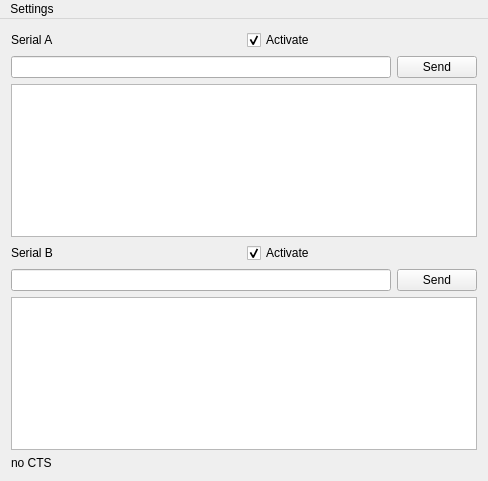
<?xml version="1.0" encoding="UTF-8"?>
<ui version="4.0">
 <class>SerialTestWindow</class>
 <widget class="QMainWindow" name="SerialTestWindow">
  <property name="geometry">
   <rect>
    <x>0</x>
    <y>0</y>
    <width>488</width>
    <height>481</height>
   </rect>
  </property>
  <property name="windowTitle">
   <string>SerialTest</string>
  </property>
  <widget class="QWidget" name="centralWidget">
   <layout class="QVBoxLayout" name="verticalLayout">
    <item>
     <layout class="QHBoxLayout" name="horizontalLayout_3">
      <item>
       <widget class="QLabel" name="label_2">
        <property name="text">
         <string>Serial A</string>
        </property>
       </widget>
      </item>
      <item>
       <widget class="QCheckBox" name="checkA">
        <property name="text">
         <string>Activate</string>
        </property>
        <property name="checked">
         <bool>true</bool>
        </property>
       </widget>
      </item>
     </layout>
    </item>
    <item>
     <layout class="QHBoxLayout" name="horizontalLayout">
      <item>
       <widget class="QLineEdit" name="inputA"/>
      </item>
      <item>
       <widget class="QPushButton" name="sendButton1">
        <property name="text">
         <string>Send</string>
        </property>
       </widget>
      </item>
     </layout>
    </item>
    <item>
     <widget class="QTextEdit" name="receiveA"/>
    </item>
    <item>
     <layout class="QHBoxLayout" name="horizontalLayout_4">
      <item>
       <widget class="QLabel" name="label">
        <property name="text">
         <string>Serial B</string>
        </property>
       </widget>
      </item>
      <item>
       <widget class="QCheckBox" name="checkB">
        <property name="text">
         <string>Activate</string>
        </property>
        <property name="checked">
         <bool>true</bool>
        </property>
       </widget>
      </item>
     </layout>
    </item>
    <item>
     <layout class="QHBoxLayout" name="horizontalLayout_2">
      <item>
       <widget class="QLineEdit" name="inputB"/>
      </item>
      <item>
       <widget class="QPushButton" name="sendButton2">
        <property name="text">
         <string>Send</string>
        </property>
       </widget>
      </item>
     </layout>
    </item>
    <item>
     <widget class="QTextEdit" name="receiveB"/>
    </item>
    <item>
     <widget class="QLabel" name="ctsLabel">
      <property name="text">
       <string>no CTS</string>
      </property>
     </widget>
    </item>
   </layout>
  </widget>
  <widget class="QMenuBar" name="menuBar">
   <property name="geometry">
    <rect>
     <x>0</x>
     <y>0</y>
     <width>488</width>
     <height>21</height>
    </rect>
   </property>
   <widget class="QMenu" name="menuSettings">
    <property name="title">
     <string>Settings</string>
    </property>
    <widget class="QMenu" name="menuSerial_A">
     <property name="title">
      <string>Serial A</string>
     </property>
     <addaction name="actionNone"/>
    </widget>
    <widget class="QMenu" name="menuSerial_B">
     <property name="title">
      <string>Serial B</string>
     </property>
     <addaction name="actionNone_2"/>
    </widget>
    <addaction name="menuSerial_A"/>
    <addaction name="menuSerial_B"/>
   </widget>
   <addaction name="menuSettings"/>
  </widget>
  <action name="actionNone">
   <property name="enabled">
    <bool>false</bool>
   </property>
   <property name="text">
    <string>None</string>
   </property>
  </action>
  <action name="actionNone_2">
   <property name="enabled">
    <bool>false</bool>
   </property>
   <property name="text">
    <string>None</string>
   </property>
  </action>
 </widget>
 <layoutdefault spacing="6" margin="11"/>
 <tabstops>
  <tabstop>inputA</tabstop>
  <tabstop>sendButton1</tabstop>
  <tabstop>inputB</tabstop>
  <tabstop>sendButton2</tabstop>
  <tabstop>checkA</tabstop>
  <tabstop>checkB</tabstop>
  <tabstop>receiveA</tabstop>
  <tabstop>receiveB</tabstop>
 </tabstops>
 <resources/>
 <connections/>
</ui>
